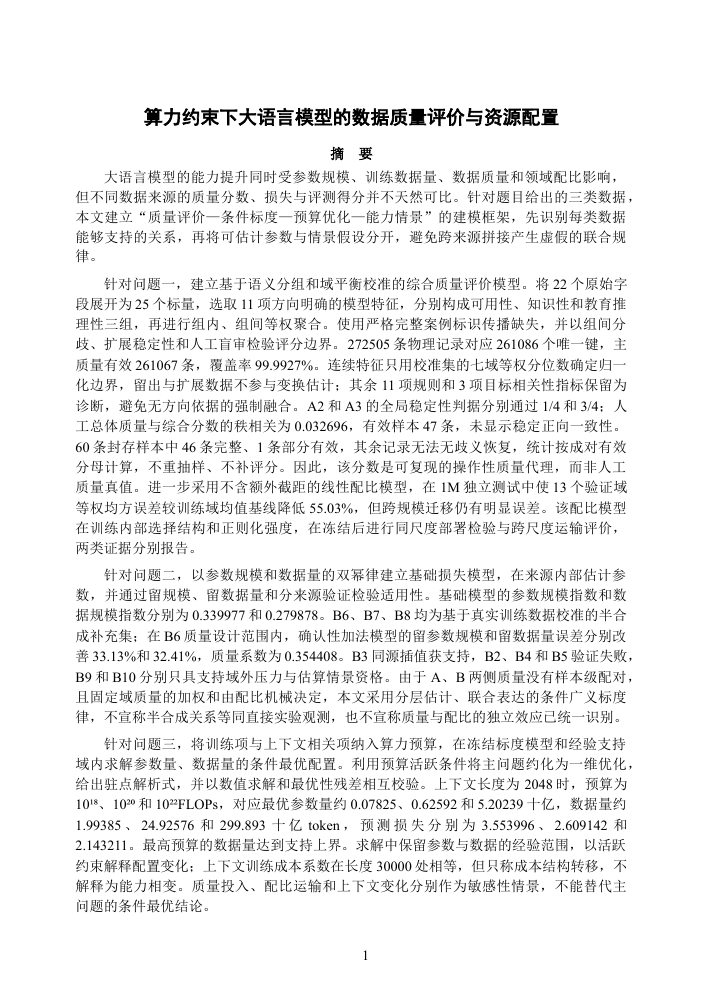
#> input picture tmp/astra_review/current-01.png, 703 x 994 px; its folder holds 4 pictures in this run
$ python contacts.py
#> lines starting #> are read from the running program, lines starting #| are printed output that depends on the picture
from PIL import Image,ImageOps,ImageDraw
from pathlib import Path
import json
base=Path('tmp/astra_review')
fs=sorted(base.glob('current-*.png'))
print('rendered',len(fs))
for ns in [[1,2,3],[16,17,18],[23,24,25]]:
    sheet=Image.new('RGB',(1420,1035*((len(ns)+1)//2)),'white')
#> sheet: PIL image 1420x2070 RGB; every value is 255
    for k,n in enumerate(ns):
        im=ImageOps.contain(Image.open(fs[n-1]),(700,1000))
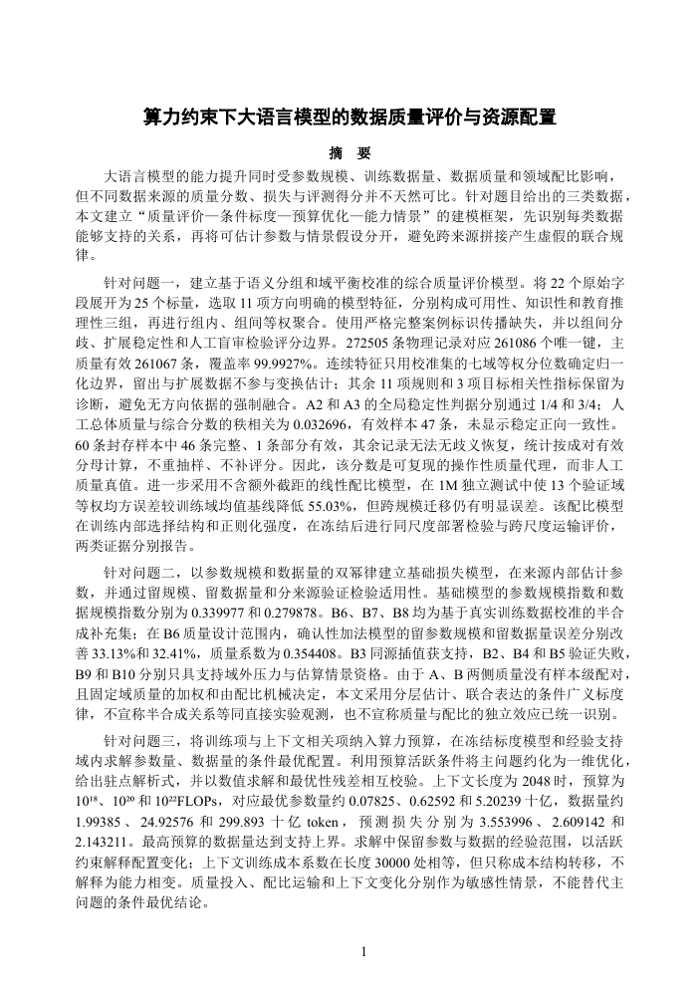
#> im: PIL image 700x990 RGB; min 0, max 255, mean 238.1
        sheet.paste(im,(k%2*710,k//2*1035+25))
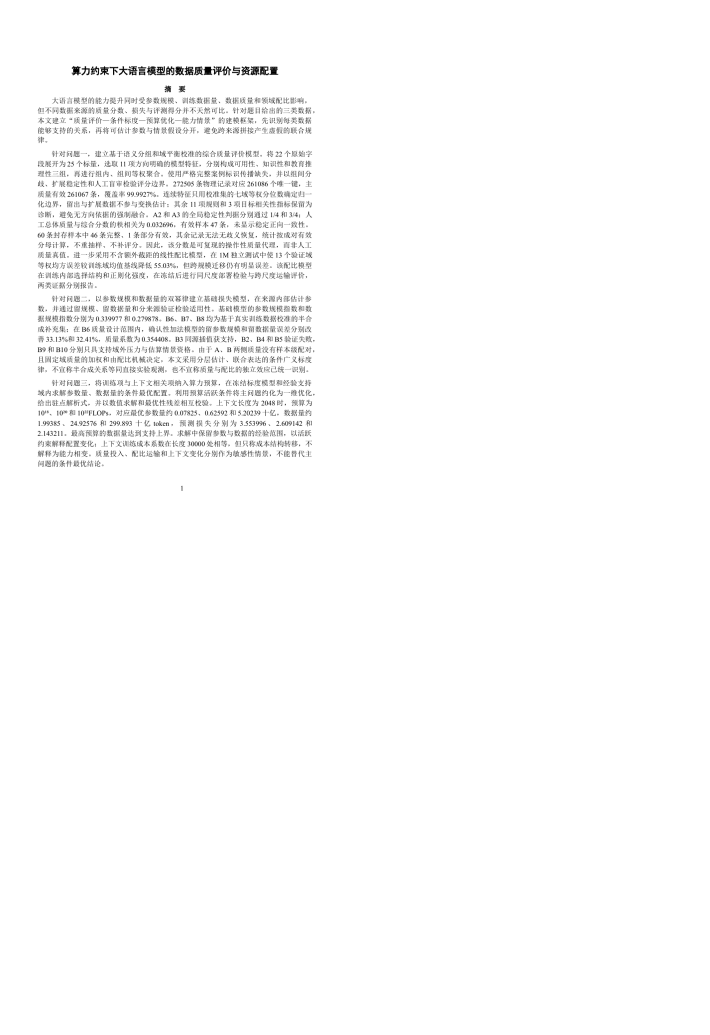
#> sheet: PIL image 1420x2070 RGB (shown at 1/2 size); min 0, max 255, mean 251
        ImageDraw.Draw(sheet).text((k%2*710,k//2*1035+5),'PDF '+str(n),fill='black')
    sheet.save(base/f'current-contact-{ns[0]}.jpg')
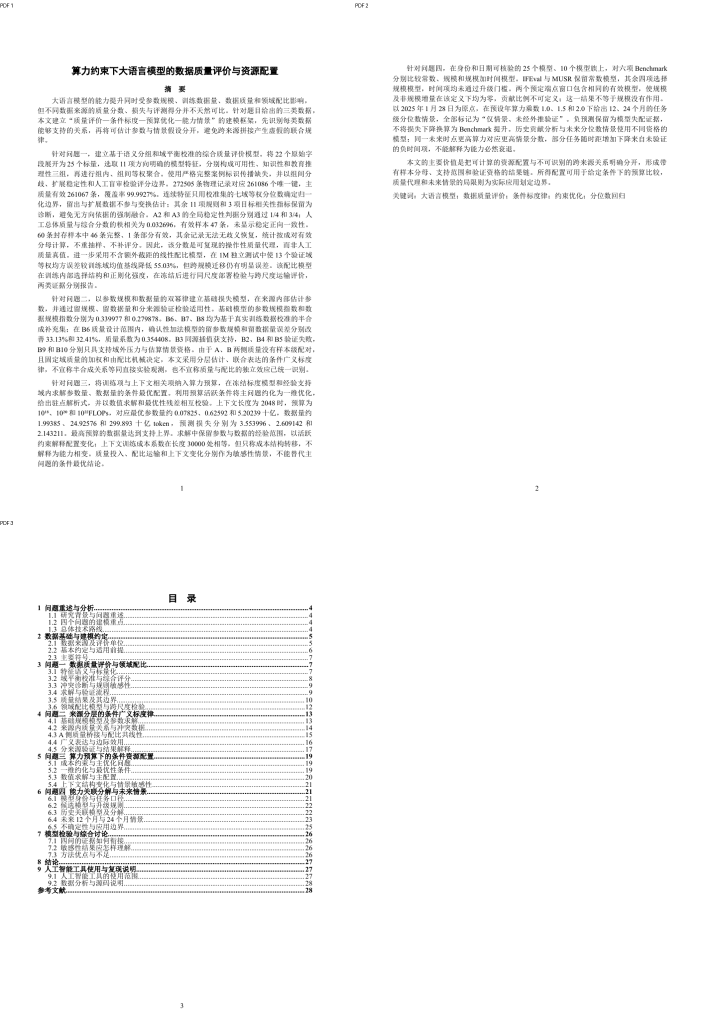
#> saved as current-contact-1.jpg: PIL image 1420x2070 RGB (shown at 1/2 size); min 0, max 255, mean 247
#> (the run stopped early here; a loop or call above may not have finished)
